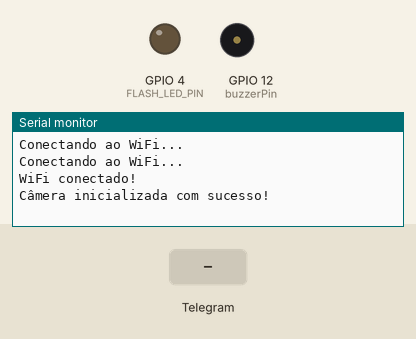
Bench run of a sketch on a simulated ESP32. On the bench: output pins drawn as LEDs (lit = HIGH), buzzer (waves = sounding, pin HIGH), the last lines printed to the serial monitor. Inputs (shaded band) come from the test bench. WiFi joins after 1.5 s; servers stay silent unless stated; the camera gives no picture; web services answer with replies made up by the test bench.

Above: at 3.5 s.
3.6 s: Telegram message "/deactivate" received
At 5.0 s:
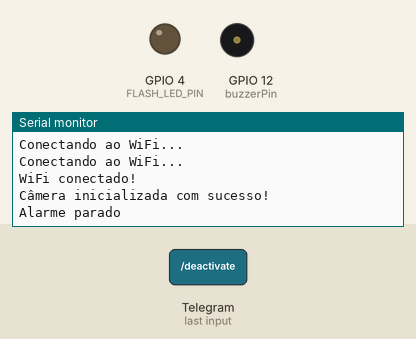
5.4 s: Telegram message "/photo" received
At 6.3 s:
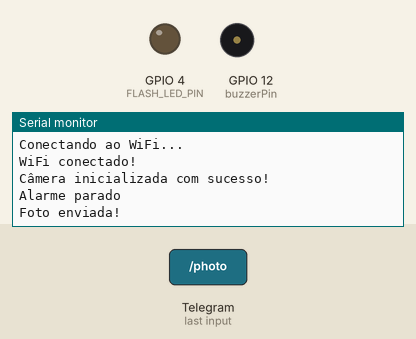

The sketch:

sistema_seguranca_monitoramento.ino
```cpp
#include <WiFi.h>
#include <WiFiClientSecure.h>
#include <UniversalTelegramBot.h>
#include <ArduinoJson.h>
#include "esp_camera.h"

// Configurações de WiFi
const char* ssid = "SATC IOT";           // Nome da rede WiFi
const char* password = "IOT2024@#";   // Senha da rede WiFi

// Configurações do Telegram Bot
#define BOTtoken "7242482319:AAGzrE_ISUd2i5bZZW-z6z1JLS8cV4vduog"         // Token do Bot do Telegram
#define CHAT_ID "7061355747"            // ID do Chat autorizado

WiFiClientSecure client;
UniversalTelegramBot bot(BOTtoken, client);

// Pinos para câmera ESP32-CAM (AI-Thinker)
#define PWDN_GPIO_NUM 32
#define RESET_GPIO_NUM -1
#define XCLK_GPIO_NUM 0
#define SIOD_GPIO_NUM 26
#define SIOC_GPIO_NUM 27
#define Y9_GPIO_NUM 35
#define Y8_GPIO_NUM 34
#define Y7_GPIO_NUM 39
#define Y6_GPIO_NUM 36
#define Y5_GPIO_NUM 21
#define Y4_GPIO_NUM 19
#define Y3_GPIO_NUM 18
#define Y2_GPIO_NUM 5
#define VSYNC_GPIO_NUM 25
#define HREF_GPIO_NUM 23
#define PCLK_GPIO_NUM 22

// Pinos do sistema
const int pirPin = 13;        // Pino do sensor PIR para detecção de movimento
const int buzzerPin = 12;     // Pino do buzzer para alarme
#define FLASH_LED_PIN 4       // Pino do flash da câmera

// Variáveis de estado do sistema
bool systemActive = false;    // Indica se o sistema está ativado
bool alarmTriggered = false;  // Indica se o alarme foi disparado
unsigned long alarmStartTime = 0; // Tempo em que o alarme foi iniciado
const unsigned long ALARM_DURATION = 10000; // Duração do alarme em milissegundos
bool sendPhoto = false;       // Flag para envio de foto ao detectar movimento

// Configuração para requisições do bot
int botRequestDelay = 1000;   // Tempo entre verificações de mensagens do bot
unsigned long lastTimeBotRan; // Armazena o último momento em que o bot foi consultado

// Função para parar o alarme
void stopAlarm() {
  digitalWrite(buzzerPin, LOW);    // Desliga o buzzer
  alarmTriggered = false;         // Reseta o estado do alarme
  Serial.println("Alarme parado");
}

// Configurações da câmera
void initCamera() {
  camera_config_t config;
  config.ledc_channel = LEDC_CHANNEL_0;
  config.ledc_timer = LEDC_TIMER_0;
  config.pin_d0 = Y2_GPIO_NUM;
  config.pin_d1 = Y3_GPIO_NUM;
  config.pin_d2 = Y4_GPIO_NUM;
  config.pin_d3 = Y5_GPIO_NUM;
  config.pin_d4 = Y6_GPIO_NUM;
  config.pin_d5 = Y7_GPIO_NUM;
  config.pin_d6 = Y8_GPIO_NUM;
  config.pin_d7 = Y9_GPIO_NUM;
  config.pin_xclk = XCLK_GPIO_NUM;
  config.pin_pclk = PCLK_GPIO_NUM;
  config.pin_vsync = VSYNC_GPIO_NUM;
  config.pin_href = HREF_GPIO_NUM;
  config.pin_sscb_sda = SIOD_GPIO_NUM;
  config.pin_sscb_scl = SIOC_GPIO_NUM;
  config.pin_pwdn = PWDN_GPIO_NUM;
  config.pin_reset = RESET_GPIO_NUM;
  config.xclk_freq_hz = 20000000;
  config.pixel_format = PIXFORMAT_JPEG;

  // Configuração de qualidade da câmera
  if (psramFound()) {
    config.frame_size = FRAMESIZE_UXGA;  // Resolução maior
    config.jpeg_quality = 10;           // Qualidade da imagem
    config.fb_count = 2;
  } else {
    config.frame_size = FRAMESIZE_SVGA; // Resolução menor
    config.jpeg_quality = 12;
    config.fb_count = 1;
  }

  // Inicializa a câmera
  esp_err_t err = esp_camera_init(&config);
  if (err != ESP_OK) {
    Serial.printf("Erro ao inicializar a câmera: 0x%x\n", err);
    ESP.restart(); // Reinicia se a inicialização falhar
  }
  Serial.println("Câmera inicializada com sucesso!");
}

// Função para enviar uma foto pelo Telegram
String sendPhotoTelegram() {
  const char* server = "api.telegram.org";
  String response = "";

  camera_fb_t* fb = esp_camera_fb_get(); // Captura uma imagem da câmera
  if (!fb) {
    Serial.println("Erro ao capturar imagem");
    return "Erro ao capturar imagem";
  }

  if (client.connect(server, 443)) {
    String head = "--RandomBoundary\r\nContent-Disposition: form-data; name=\"chat_id\"\r\n\r\n" + String(CHAT_ID) +
                  "\r\n--RandomBoundary\r\nContent-Disposition: form-data; name=\"photo\"; filename=\"image.jpg\"\r\nContent-Type: image/jpeg\r\n\r\n";
    String tail = "\r\n--RandomBoundary--\r\n";

    uint16_t imageLen = fb->len;
    uint16_t totalLen = imageLen + head.length() + tail.length();

    client.println("POST /bot" + String(BOTtoken) + "/sendPhoto HTTP/1.1");
    client.println("Host: " + String(server));
    client.println("Content-Type: multipart/form-data; boundary=RandomBoundary");
    client.println("Content-Length: " + String(totalLen));
    client.println();
    client.print(head);

    client.write(fb->buf, fb->len);
    client.print(tail);

    while (client.connected()) {
      if (client.available()) {
        char c = client.read();
        response += c;
      }
    }
    client.stop();
    esp_camera_fb_return(fb); // Libera a memória da imagem
    Serial.println("Foto enviada!");
  } else {
    response = "Erro na conexão com o Telegram";
    Serial.println(response);
  }
  return response;
}

// Função para tratar mensagens recebidas pelo bot
void handleNewMessages(int numNewMessages) {
  for (int i = 0; i < numNewMessages; i++) {
    String chat_id = String(bot.messages[i].chat_id);

    if (chat_id != CHAT_ID) { // Verifica se o chat é autorizado
      bot.sendMessage(chat_id, "Usuário não autorizado", "");
      continue;
    }

    String text = bot.messages[i].text;
    if (text == "/start") {
      String welcome = "Bem-vindo! Comandos disponíveis:\n\n";
      welcome += "/activate - Ativar sistema\n";
      welcome += "/deactivate - Desativar sistema\n";
      welcome += "/photo - Capturar foto\n";
      welcome += "/status - Ver status do sistema\n";
      bot.sendMessage(chat_id, welcome, "");
    } else if (text == "/activate") {
      systemActive = true;
      bot.sendMessage(chat_id, "Sistema ativado", "");
    } else if (text == "/deactivate") {
      systemActive = false;
      stopAlarm();
      bot.sendMessage(chat_id, "Sistema desativado", "");
    } else if (text == "/photo") {
      sendPhotoTelegram();
    } else if (text == "/status") {
      String status = "Status:\n";
      status += systemActive ? "Sistema ATIVADO\n" : "Sistema DESATIVADO\n";
      status += alarmTriggered ? "Alarme TOCANDO" : "Alarme inativo";
      bot.sendMessage(chat_id, status, "");
    }
  }
}

void setup() {
  Serial.begin(115200);
  pinMode(pirPin, INPUT);
  pinMode(buzzerPin, OUTPUT);
  pinMode(FLASH_LED_PIN, OUTPUT);

  WiFi.begin(ssid, password);
  while (WiFi.status() != WL_CONNECTED) {
    delay(1000);
    Serial.println("Conectando ao WiFi...");
  }
  Serial.println("WiFi conectado!");
  client.setCACert(TELEGRAM_CERTIFICATE_ROOT);

  initCamera(); // Inicializa a câmera
}

void loop() {
  // Verifica mensagens do Telegram
  if (millis() > lastTimeBotRan + botRequestDelay) {
    int numNewMessages = bot.getUpdates(bot.last_message_received + 1);
    if (numNewMessages) {
      handleNewMessages(numNewMessages);
    }
    lastTimeBotRan = millis();
  }

  // Monitora o sensor PIR
  if (systemActive && digitalRead(pirPin) == HIGH && !alarmTriggered) {
    bot.sendMessage(CHAT_ID, "Movimento detectado!", "");
    sendPhotoTelegram();
    alarmTriggered = true;
    alarmStartTime = millis();
    digitalWrite(buzzerPin, HIGH);
  }

  // Desliga o alarme após o tempo definido
  if (alarmTriggered && (millis() - alarmStartTime >= ALARM_DURATION)) {
    stopAlarm();
  }
}
```

Measured:
- after the input at 3.6 s, the serial monitor: prints a new line after 0.30 s (image 1)
- after the input at 5.4 s, the serial monitor: prints a new line after 0.47 s (image 2)
